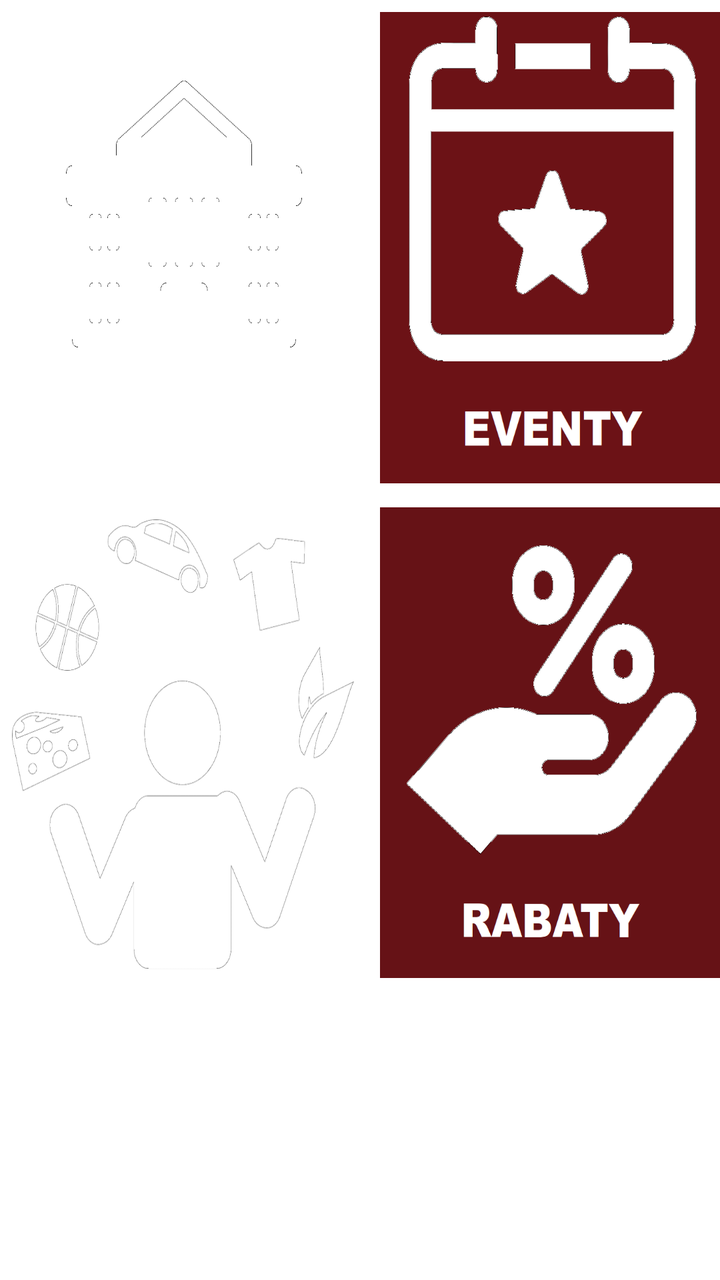
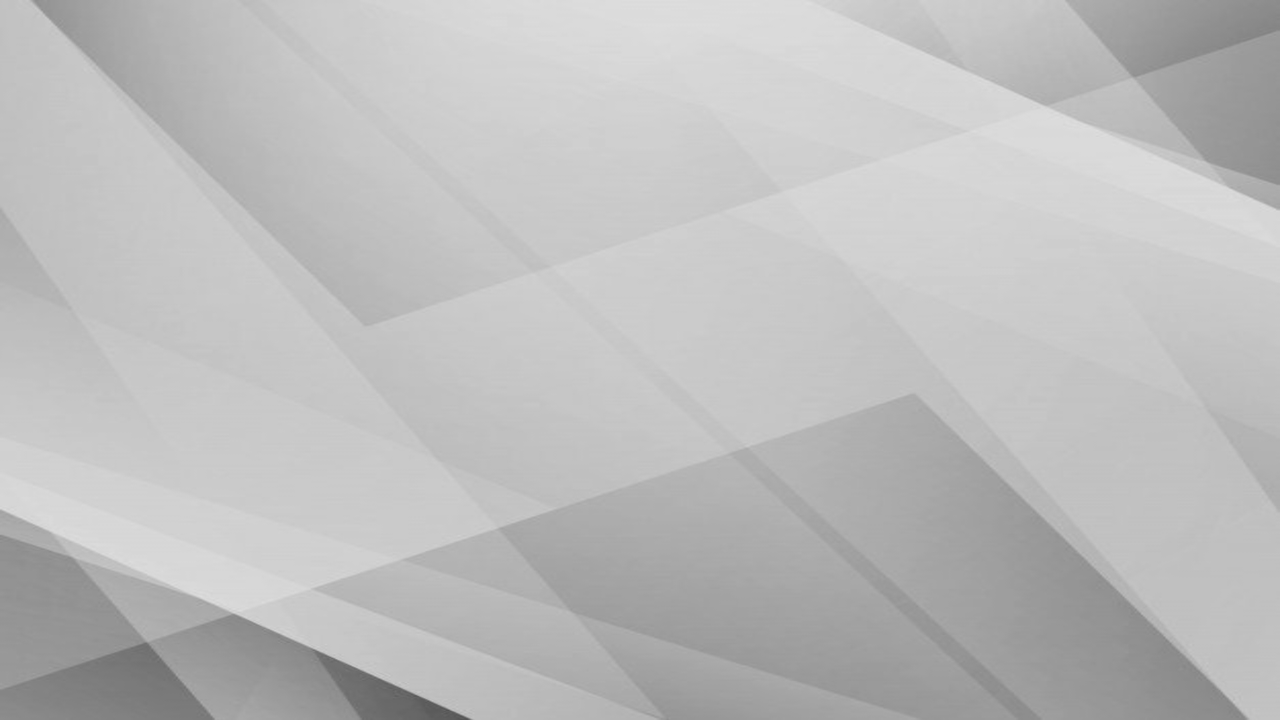

The same Android screen from two of the app's own layout files: first res/layout/ as a phone draws it, then the repository's variant for another configuration, drawn on a device whose configuration selects that folder. Both files follow.
<!-- AndroidManifest.xml: application theme AppTheme -->
<!-- res/layout/fragment_dashboard.xml -->
<android.support.constraint.ConstraintLayout xmlns:android="http://schemas.android.com/apk/res/android"
    xmlns:tools="http://schemas.android.com/tools"
    android:layout_width="match_parent"
    android:layout_height="match_parent"
    android:background="@color/colorAccent"
    android:orientation="vertical"
    tools:context="com.mojapl.mobile_app.main.fragments.DashboardFragment">

    <TableLayout
        android:layout_width="368dp"
        android:layout_height="495dp"
        android:weightSum="2"
        tools:layout_editor_absoluteX="8dp"
        tools:layout_editor_absoluteY="8dp">

        <TableRow
            android:layout_width="match_parent"
            android:layout_height="0dp"
            android:layout_weight="1"
            android:weightSum="2">

            <ImageButton
                android:id="@+id/imageButton5"
                android:layout_width="0dp"
                android:layout_height="match_parent"
                android:layout_margin="6dp"
                android:layout_weight="1"
                android:background="@drawable/icon_university"
                android:forceHasOverlappingRendering="false"
                android:scaleType="fitCenter"
                tools:layout_editor_absoluteX="235dp"
                tools:layout_editor_absoluteY="263dp" />

            <ImageButton
                android:id="@+id/imageButton6"
                android:layout_width="0dp"
                android:layout_height="match_parent"
                android:layout_margin="6dp"
                android:layout_weight="1"
                android:adjustViewBounds="true"
                android:background="@drawable/icon_events"
                android:forceHasOverlappingRendering="false"
                android:scaleType="fitCenter"
                tools:layout_editor_absoluteX="54dp"
                tools:layout_editor_absoluteY="122dp" />

        </TableRow>

        <TableRow
            android:layout_width="match_parent"
            android:layout_height="0dp"
            android:layout_weight="1"
            android:weightSum="2">

            <ImageButton
                android:id="@+id/imageButton7"
                android:layout_width="0dp"
                android:layout_height="match_parent"
                android:layout_margin="6dp"
                android:layout_weight="1"
                android:adjustViewBounds="true"
                android:background="@drawable/icon_hobby"
                android:forceHasOverlappingRendering="false"
                android:scaleType="fitCenter"
                tools:layout_editor_absoluteX="54dp"
                tools:layout_editor_absoluteY="263dp" />

            <ImageButton
                android:id="@+id/imageButton8"
                android:layout_width="0dp"
                android:layout_height="match_parent"
                android:layout_margin="6dp"
                android:layout_weight="1"
                android:adjustViewBounds="true"
                android:background="@drawable/icon_discount"
                android:forceHasOverlappingRendering="false"
                android:scaleType="fitCenter"
                tools:layout_editor_absoluteX="235dp"
                tools:layout_editor_absoluteY="122dp" />
        </TableRow>

    </TableLayout>

</android.support.constraint.ConstraintLayout>
<!-- resources referenced by this layout -->
<resources>
  <color name="colorAccent">@android:color/white</color>
  <!-- drawable icon_discount: png bitmap (drawable, 30546 bytes) -->
  <!-- drawable icon_events: png bitmap (drawable, 20188 bytes) -->
  <!-- drawable icon_hobby: png bitmap (drawable, 63089 bytes) -->
  <!-- drawable icon_university: png bitmap (drawable, 6128 bytes) -->
  <style name="AppTheme" parent="Theme.AppCompat.Light.DarkActionBar">
          
          <item name="colorPrimary">@color/colorPrimary</item>
          <item name="colorPrimaryDark">@color/colorPrimaryDark</item>
          <item name="colorAccent">@color/colorAccent</item>
      </style>
  <color name="colorPrimary">#660000</color>
  <color name="colorPrimaryDark">#4d0000</color>
</resources>
<!-- res/layout-land/fragment_dashboard.xml (the repository's variant of the layout above) -->
<!-- drawn on the phone turned sideways -->
<?xml version="1.0" encoding="utf-8"?>
<LinearLayout xmlns:android="http://schemas.android.com/apk/res/android"
    xmlns:app="http://schemas.android.com/apk/res-auto"
    android:layout_width="match_parent"
    android:layout_height="match_parent"
    android:orientation="vertical">

    <android.support.v7.widget.RecyclerView
        android:id="@+id/recycler_view"
        android:layout_width="match_parent"
        android:layout_height="match_parent"
        android:background="@drawable/background"
        android:scaleType="fitXY" />
</LinearLayout>
<!-- resources referenced by the variant -->
<!-- as the phone turned sideways resolves them -->
<resources>
  <!-- drawable background: jpg bitmap (drawable, 22675 bytes) -->
  <style name="AppTheme" parent="Theme.AppCompat.Light.DarkActionBar">
          
          <item name="colorPrimary">@color/colorPrimary</item>
          <item name="colorPrimaryDark">@color/colorPrimaryDark</item>
          <item name="colorAccent">@color/colorAccent</item>
      </style>
  <color name="colorPrimary">#660000</color>
  <color name="colorPrimaryDark">#4d0000</color>
  <color name="colorAccent">@android:color/white</color>
</resources>
